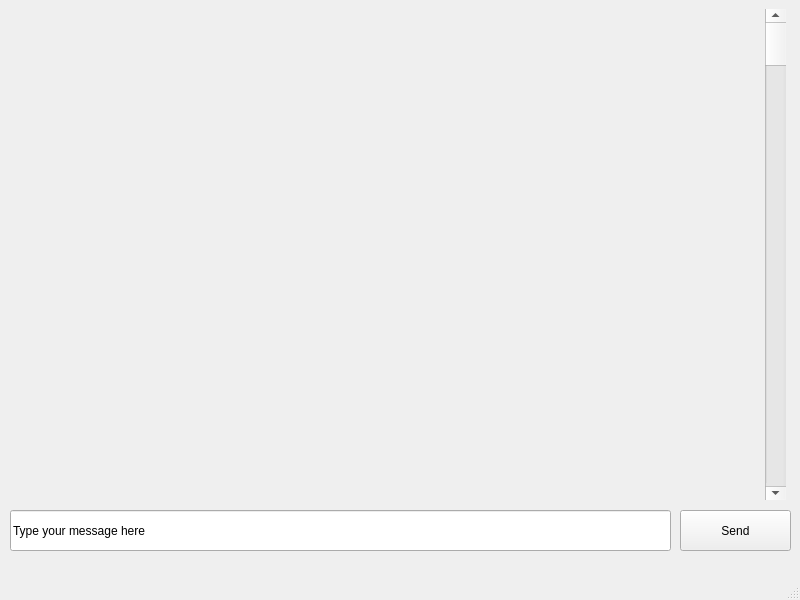
<?xml version="1.0" encoding="UTF-8"?>
<ui version="4.0">
 <class>MainWindow</class>
 <widget class="QMainWindow" name="MainWindow">
  <property name="geometry">
   <rect>
    <x>0</x>
    <y>0</y>
    <width>800</width>
    <height>600</height>
   </rect>
  </property>
  <property name="windowTitle">
   <string>ServerWindow</string>
  </property>
  <widget class="QWidget" name="centralwidget">
   <widget class="QLineEdit" name="lineEdit">
    <property name="geometry">
     <rect>
      <x>10</x>
      <y>510</y>
      <width>661</width>
      <height>41</height>
     </rect>
    </property>
    <property name="text">
     <string>Type your message here</string>
    </property>
   </widget>
   <widget class="QPushButton" name="pushButton">
    <property name="geometry">
     <rect>
      <x>680</x>
      <y>510</y>
      <width>111</width>
      <height>41</height>
     </rect>
    </property>
    <property name="text">
     <string>Send</string>
    </property>
   </widget>
   <widget class="QScrollBar" name="verticalScrollBar">
    <property name="geometry">
     <rect>
      <x>765</x>
      <y>9</y>
      <width>21</width>
      <height>491</height>
     </rect>
    </property>
    <property name="orientation">
     <enum>Qt::Vertical</enum>
    </property>
   </widget>
  </widget>
  <widget class="QMenuBar" name="menubar">
   <property name="geometry">
    <rect>
     <x>0</x>
     <y>0</y>
     <width>800</width>
     <height>21</height>
    </rect>
   </property>
  </widget>
  <widget class="QStatusBar" name="statusbar"/>
 </widget>
 <resources/>
 <connections/>
</ui>
